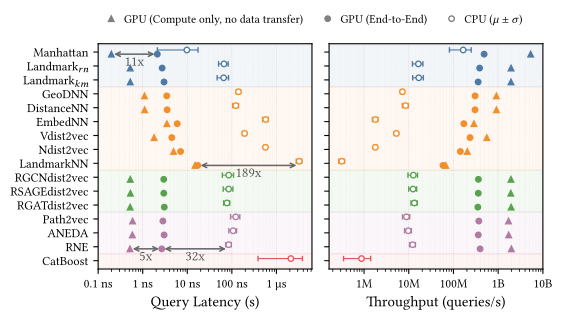

The Python source for this figure:
"""Horizontal dumbbell/dot plot: one row per model, CPU vs GPU, side-by-side latency|throughput panels.

Usage:
    python fig3a_latency_throughput.py
    open fig3a_latency_throughput.pdf
"""
import sys
import os

import matplotlib
matplotlib.use('Agg')
import matplotlib.pyplot as plt
import matplotlib.ticker as ticker
from matplotlib.lines import Line2D
import numpy as np

sys.path.insert(0, os.path.dirname(os.path.abspath(__file__)))
sys.path.insert(0, os.path.dirname(os.path.dirname(os.path.abspath(__file__))))  # '..' -> v7_camera_expts/

from plot_config import (
    METHOD_GROUP_COLORS as GROUP_COLORS,
    FS_AXIS,
    FS_TICK,
    FS_LEG,
    FS_LABEL,
    FIGURES_DIR,
    plot_label,
    inference_mean_std,
)
from extract_metrics import METHODS, METHOD_GROUPS

FIG_W = 1.8 * 1.6 * 2   # two side-by-side panels, each ~ as wide as the original single-panel figure

# ── Tunable display flags ──────────────────────────────────────────────────
FONT_SCALE               = 1.0    # knob: local multiplier on plot_config's base font sizes (crowded model-name column)
FS_AXIS, FS_TICK, FS_LEG, FS_LABEL = (f * FONT_SCALE for f in (FS_AXIS, FS_TICK, FS_LEG, FS_LABEL))
SHOW_GROUP_LABELS_RIGHT  = False  # colored method-group names on a right-hand twin y-axis (throughput panel)
COLOR_MODEL_LABEL_TEXT   = False  # left y-tick model names: font tinted by group color
COLOR_MODEL_LABEL_BG     = False  # left y-tick model names: background tinted by group color
LEGEND_TOP               = 0.85   # knob: axes top margin (subplots_adjust `top`) -- lower = more gap under the legend
LEGEND_Y                 = 0.98   # knob: legend's bbox_to_anchor y -- how close the legend sits to the figure top

# Which rows get a speedup annotation when SHOW_SPEEDUPS is on
SHOW_SPEEDUPS            = True   # CPU->GPU speedup arrows/labels (latency panel only)
SPEEDUP_MODELS = ['CatBoostNN', 'RNE']

SHOW_GPU_SPEEDUPS  = True         # GPU (End-to-End) -> GPU (Compute-only) speedup arrows/labels (latency panel only)
GPU_SPEEDUP_MODELS = ['Manhattan', 'RNE']

CPU_BS = 1_000_000                # batch_size = 1M for CPU inference
GPU_BS = 1_000_000                # batch_size = 1M for GPU inference
LAT_FIELD  = 'latency_avg_us_per_query'
THR_FIELD  = 'throughput_avg_M_queries_per_sec'
GPU_COMPUTE_LAT_FIELD = 'gpu_compute_latency_avg_us_per_query'
GPU_COMPUTE_THR_FIELD = 'gpu_compute_throughput_avg_M_queries_per_sec'

LATENCY_LABELS = {
    0.0001: '0.1 ns', 0.001: '1 ns', 0.01: '10 ns', 0.1: '100 ns',
    1: '1 µs', 10: '10 µs', 100: '100 µs',
}
THROUGHPUT_LABELS = {
    0.1: '100K', 1: '1M', 10: '10M', 100: '100M', 1000: '1B', 10000: '10B',
}

def _fmt_latency(v, _pos=None):
    return LATENCY_LABELS.get(v, '')

def _fmt_throughput(v, _pos=None):
    return THROUGHPUT_LABELS.get(v, '')

# Models to plot
MODEL_ORDER = [
    'Manhattan', 'Landmark_random_subset', 'Landmark_kmeans_subset',           # Baselines
    'GeoDNN', 'DistanceNN_sub', 'EmbeddingNN_mean', 'Vdist2vec', 'Ndist2vec', 'CatBoostNN',  # NNs
    'GCN', 'SAGE', 'GAT',                                                      # GNNs
    'Path2vec', 'ANEDA', 'RNE',                                                # Functional
    'CatBoost',                                                                # Tree
]
_MODEL_GROUP_LOOKUP = {m: g for g, models in METHOD_GROUPS.items() for m in models}
_MODEL_KEY_OF_LABEL = {METHODS[mk]['label']: mk for mk in MODEL_ORDER}

# ── Build data dicts: {label: (cpu_mean, cpu_std, gpu_mean, gpu_compute_mean)} ─
lat_data, thr_data = {}, {}
for mk in MODEL_ORDER:
    label = METHODS[mk]['label']
    cpu_lat_m, cpu_lat_s = inference_mean_std('cpu', mk, CPU_BS, LAT_FIELD)
    gpu_lat_m, _ = inference_mean_std('gpu', mk, GPU_BS, LAT_FIELD)
    gpu_compute_lat_m, _ = inference_mean_std('gpu', mk, GPU_BS, GPU_COMPUTE_LAT_FIELD)
    lat_data[label] = (cpu_lat_m, cpu_lat_s, gpu_lat_m, gpu_compute_lat_m)

    cpu_thr_m, cpu_thr_s = inference_mean_std('cpu', mk, CPU_BS, THR_FIELD)
    gpu_thr_m, _ = inference_mean_std('gpu', mk, GPU_BS, THR_FIELD)
    gpu_compute_thr_m, _ = inference_mean_std('gpu', mk, GPU_BS, GPU_COMPUTE_THR_FIELD)
    thr_data[label] = (cpu_thr_m, cpu_thr_s, gpu_thr_m, gpu_compute_thr_m)

# Rebuild group->labels from MODEL_ORDER
groups = {}
for mk in MODEL_ORDER:
    g = _MODEL_GROUP_LOOKUP[mk]
    groups.setdefault(g, []).append(METHODS[mk]['label'])

GROUP_DISPLAY_NAME = {
    'Baselines':  'Baselines',
    'NNs':        'Neural Network Methods',
    'GNNs':       'Graph Neural Network Methods',
    'Functional': 'Functional Methods',
    'Tree':       'Tree-based Gradient Boosting Methods',
}

# ── Build ordered method list (table order = top-to-bottom in plot) ───────────
methods = []
method_color = {}
for g, ms in groups.items():
    for m in ms:
        methods.append(m)
        method_color[m] = GROUP_COLORS[g]

n = len(methods)

# ── Layout parameters ────────────────────────────────────────────────────────
ROW_SPACING      = 0.4
SPEEDUP_TEXT_GAP = 0.13
SPEEDUP_Y_SHIFT  = -0.15  # knob: shift the speedup arrow + text down (negative) / up (positive), in row-spacing units
FIG_H            = 1.2 + n * ROW_SPACING * 0.29

y = ROW_SPACING * np.arange(n - 1, -1, -1)
y_of = {m: y[i] for i, m in enumerate(methods)}

OFF_CPU =  0.15 * ROW_SPACING
OFF_GPU = -0.15 * ROW_SPACING


def draw_group_shading(ax):
    for g, ms in groups.items():
        ys = [y_of[m] for m in ms]
        ax.axhspan(min(ys) - 0.5 * ROW_SPACING, max(ys) + 0.5 * ROW_SPACING,
                   color=GROUP_COLORS[g], alpha=0.07, zorder=0)


def draw_points(ax, panel_data):
    """panel_data: {label: (cpu_mean, cpu_std, gpu_mean, gpu_compute_mean)}.
    Hollow circle = CPU, solid circle = GPU (end-to-end), solid triangle = GPU (compute-only)."""
    for m in methods:
        cpu_m, cpu_s, gpu_m, gpu_compute_m = panel_data[m]
        c = method_color[m]
        yi = y_of[m]
        if cpu_m is None and gpu_m is None and gpu_compute_m is None:
            ax.text(ax.get_xlim()[0], yi, '—  no data', va='center', ha='left',
                    fontsize=FS_LABEL - 0.5, color=c, style='italic', zorder=4)
            continue
        if cpu_m is not None:
            ax.errorbar(cpu_m, yi + OFF_CPU, xerr=cpu_s,
                        fmt='o', color=c, lw=0.8, capsize=2, capthick=0.8, zorder=4,
                        ms=4, markerfacecolor='white', markeredgewidth=1.0)
        if gpu_m is not None:
            ax.plot(gpu_m, yi + OFF_GPU, 'o', color=c, ms=4, zorder=4)
        if gpu_compute_m is not None:
            ax.plot(gpu_compute_m, yi + OFF_GPU, '^', color=c, ms=4, zorder=4)


LEGEND_HANDLES = [
    Line2D([0], [0], marker='^', color='gray', ms=4, lw=0, label='GPU (Compute only, no data transfer)'),
    Line2D([0], [0], marker='o', color='gray', ms=4, lw=0, label='GPU (End-to-End)'),
    Line2D([0], [0], marker='o', color='gray', ms=4, lw=0,
           markerfacecolor='white', markeredgewidth=1.0, label=r'CPU ($\mu \pm \sigma$)'),
]


def draw(fig, gs):
    """Draw the latency|throughput panel pair into a 2-cell gridspec slice. Returns (ax_lat, ax_thr)."""
    ax_lat = fig.add_subplot(gs[0])
    ax_thr = fig.add_subplot(gs[1], sharey=ax_lat)

    draw_group_shading(ax_lat)
    draw_points(ax_lat, lat_data)

    draw_group_shading(ax_thr)
    draw_points(ax_thr, thr_data)

    # ── Speedup lines (CPU->GPU), latency panel only, curated subset ────────
    if SHOW_SPEEDUPS:
        speedup_labels = {METHODS[mk]['label'] for mk in SPEEDUP_MODELS}
        for i, m in enumerate(methods):
            if m not in speedup_labels:
                continue
            cpu_m, cpu_s, gpu_m, _ = lat_data[m]
            if cpu_m is None or gpu_m is None or gpu_m <= 0:
                continue
            yi = y_of[m] + SPEEDUP_Y_SHIFT * ROW_SPACING
            speedup = cpu_m / gpu_m
            ax_lat.annotate('', xy=(cpu_m, yi), xytext=(gpu_m, yi),
                             arrowprops=dict(arrowstyle='<->', color='#666666', lw=1.1,
                                             mutation_scale=8))
            label_below = (i % 2 == 0)
            dy = -SPEEDUP_TEXT_GAP * ROW_SPACING if label_below else SPEEDUP_TEXT_GAP * ROW_SPACING
            va = 'top' if label_below else 'bottom'
            ax_lat.text(np.sqrt(gpu_m * cpu_m), yi + dy,
                        f'{speedup:.0f}x', va=va, ha='center',
                        fontsize=10, color='#555555', zorder=5)

    # ── Speedup lines (GPU End-to-End -> GPU Compute-only), latency panel only, curated subset ─
    if SHOW_GPU_SPEEDUPS:
        gpu_speedup_labels = {METHODS[mk]['label'] for mk in GPU_SPEEDUP_MODELS}
        for i, m in enumerate(methods):
            if m not in gpu_speedup_labels:
                continue
            _, _, gpu_m, gpu_compute_m = lat_data[m]
            if gpu_m is None or gpu_compute_m is None or gpu_compute_m <= 0:
                continue
            yi = y_of[m] + SPEEDUP_Y_SHIFT * ROW_SPACING
            speedup = gpu_m / gpu_compute_m
            ax_lat.annotate('', xy=(gpu_compute_m, yi), xytext=(gpu_m, yi),
                             arrowprops=dict(arrowstyle='<->', color='#666666', lw=1.1,
                                             mutation_scale=8))
            label_below = (i % 2 == 0)
            dy = -SPEEDUP_TEXT_GAP * ROW_SPACING if label_below else SPEEDUP_TEXT_GAP * ROW_SPACING
            va = 'top' if label_below else 'bottom'
            ax_lat.text(np.sqrt(gpu_m * gpu_compute_m), yi + dy,
                        f'{speedup:.0f}x', va=va, ha='center',
                        fontsize=10, color='#555555', zorder=5)

    # ── Latency panel axes ───────────────────────────────────────────────────
    ax_lat.set_xscale('log')
    ax_lat.set_xlim(left=0.0001)  # 0.1 ns; right stays at matplotlib's autoscaled default
    ax_lat.xaxis.set_major_locator(ticker.LogLocator(base=10, numticks=20))
    ax_lat.xaxis.set_major_formatter(ticker.FuncFormatter(_fmt_latency))
    ax_lat.xaxis.set_minor_locator(ticker.LogLocator(subs=np.arange(2, 10), numticks=20))
    ax_lat.tick_params(axis='x', labelsize=FS_TICK)
    ax_lat.tick_params(axis='x', which='minor', length=2)
    ax_lat.set_xlabel('Query Latency (s)', fontsize=FS_AXIS)
    ax_lat.grid(axis='x', which='major', linestyle=':', linewidth=0.5, alpha=0.6)
    ax_lat.grid(axis='x', which='minor', linestyle=':', linewidth=0.3, alpha=0.3)

    # ── Throughput panel axes ────────────────────────────────────────────────
    # Data is stored as M queries/sec (millions); formatter relabels ticks in
    # absolute queries/sec (1M, 10M, ...).
    ax_thr.set_xscale('log')
    ax_thr.set_xlim(right=10000)  # 10B; left stays at matplotlib's autoscaled default
    ax_thr.xaxis.set_major_locator(ticker.LogLocator(base=10, numticks=20))
    ax_thr.xaxis.set_major_formatter(ticker.FuncFormatter(_fmt_throughput))
    ax_thr.xaxis.set_minor_locator(ticker.LogLocator(subs=np.arange(2, 10), numticks=20))
    ax_thr.tick_params(axis='x', labelsize=FS_TICK)
    ax_thr.tick_params(axis='x', which='minor', length=2)
    ax_thr.set_xlabel('Throughput (queries/s)', fontsize=FS_AXIS)
    ax_thr.grid(axis='x', which='major', linestyle=':', linewidth=0.5, alpha=0.6)
    ax_thr.grid(axis='x', which='minor', linestyle=':', linewidth=0.3, alpha=0.3)
    if SHOW_GROUP_LABELS_RIGHT:
        ax_thr.spines['right'].set_visible(False)  # twin axis (below) draws its own boundary instead

    # ── Shared y-axis (model names, left panel only) ────────────────────────
    display_labels = [plot_label(_MODEL_KEY_OF_LABEL[m]) for m in methods]
    ax_lat.set_yticks(list(y_of.values()))
    ax_lat.set_yticklabels(display_labels, fontsize=FS_LABEL)
    ax_lat.set_ylim(-0.6 * ROW_SPACING, ROW_SPACING * (n - 1) + 0.6 * ROW_SPACING)
    plt.setp(ax_thr.get_yticklabels(), visible=False)

    # ── Group labels on right y-axis of the throughput panel (optional) ─────
    if SHOW_GROUP_LABELS_RIGHT:
        ax2 = ax_thr.twinx()
        ax2.set_ylim(ax_thr.get_ylim())
        ax2.set_yticks([np.mean([y_of[m] for m in ms]) for ms in groups.values()])
        ax2.set_yticklabels([GROUP_DISPLAY_NAME[g] for g in groups.keys()], fontsize=FS_LABEL)
        for tick, g in zip(ax2.get_yticklabels(), groups.keys()):
            tick.set_color(GROUP_COLORS[g])
        ax2.tick_params(axis='y', length=0)
        for spine in ax2.spines.values():
            spine.set_visible(False)

    # ── Colorize left-axis model-name labels by group ───────────────────────
    if COLOR_MODEL_LABEL_TEXT or COLOR_MODEL_LABEL_BG:
        for tick, m in zip(ax_lat.get_yticklabels(), methods):
            c = method_color[m]
            if COLOR_MODEL_LABEL_TEXT:
                tick.set_color(c)
            if COLOR_MODEL_LABEL_BG:
                tick.set_bbox(dict(facecolor=c, alpha=0.15, edgecolor='none', pad=1.5))

    return ax_lat, ax_thr


if __name__ == '__main__':
    fig = plt.figure(figsize=(FIG_W, FIG_H))
    gs = fig.add_gridspec(1, 2, wspace=0.08)
    ax_lat, ax_thr = draw(fig, gs)

    fig.tight_layout(pad=0.4)
    fig.subplots_adjust(top=LEGEND_TOP, wspace=0.08)  # wspace: horizontal gap between the two panels

    fig.legend(handles=LEGEND_HANDLES, fontsize=FS_LEG, loc='upper center',
               bbox_to_anchor=(0.5, LEGEND_Y), ncol=len(LEGEND_HANDLES),
               frameon=False, handlelength=1.2, labelspacing=0.3,
               borderpad=0.4, handletextpad=0.5, columnspacing=1.5)

    OUT = FIGURES_DIR / 'fig3a_latency_throughput.pdf'
    fig.savefig(OUT, bbox_inches='tight', dpi=200)
    print(f'Saved {OUT}')
